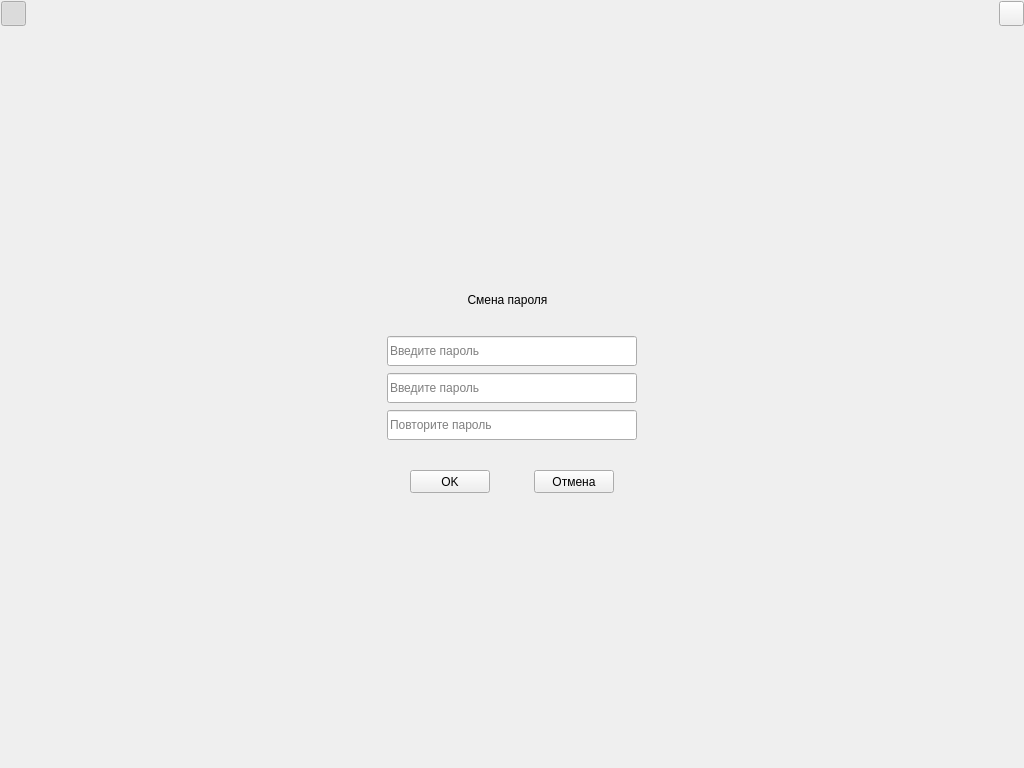
<?xml version="1.0" encoding="UTF-8"?>
<ui version="4.0">
 <class>MainWindow</class>
 <widget class="QMainWindow" name="MainWindow">
  <property name="enabled">
   <bool>true</bool>
  </property>
  <property name="geometry">
   <rect>
    <x>0</x>
    <y>0</y>
    <width>1024</width>
    <height>768</height>
   </rect>
  </property>
  <property name="windowTitle">
   <string notr="true">TaskManager</string>
  </property>
  <widget class="QWidget" name="centralwidget">
   <widget class="QWidget" name="plane" native="true">
    <property name="geometry">
     <rect>
      <x>200</x>
      <y>200</y>
      <width>624</width>
      <height>368</height>
     </rect>
    </property>
    <property name="class" stdset="0">
     <string>plane</string>
    </property>
    <widget class="QLabel" name="headerText">
     <property name="geometry">
      <rect>
       <x>80</x>
       <y>80</y>
       <width>455</width>
       <height>40</height>
      </rect>
     </property>
     <property name="layoutDirection">
      <enum>Qt::LeftToRight</enum>
     </property>
     <property name="text">
      <string>Смена пароля</string>
     </property>
     <property name="alignment">
      <set>Qt::AlignCenter</set>
     </property>
     <property name="class" stdset="0">
      <string>smallheaderText</string>
     </property>
    </widget>
    <widget class="QLineEdit" name="newpassInput">
     <property name="geometry">
      <rect>
       <x>187</x>
       <y>173</y>
       <width>250</width>
       <height>30</height>
      </rect>
     </property>
     <property name="cursor">
      <cursorShape>IBeamCursor</cursorShape>
     </property>
     <property name="contextMenuPolicy">
      <enum>Qt::ActionsContextMenu</enum>
     </property>
     <property name="acceptDrops">
      <bool>false</bool>
     </property>
     <property name="text">
      <string/>
     </property>
     <property name="echoMode">
      <enum>QLineEdit::Password</enum>
     </property>
     <property name="alignment">
      <set>Qt::AlignLeading|Qt::AlignLeft|Qt::AlignVCenter</set>
     </property>
     <property name="placeholderText">
      <string>Введите пароль</string>
     </property>
     <property name="cursorMoveStyle">
      <enum>Qt::LogicalMoveStyle</enum>
     </property>
     <property name="clearButtonEnabled">
      <bool>true</bool>
     </property>
     <property name="class" stdset="0">
      <string>textInput</string>
     </property>
    </widget>
    <widget class="QLineEdit" name="newpassInput_valid">
     <property name="geometry">
      <rect>
       <x>187</x>
       <y>210</y>
       <width>250</width>
       <height>30</height>
      </rect>
     </property>
     <property name="cursor">
      <cursorShape>IBeamCursor</cursorShape>
     </property>
     <property name="contextMenuPolicy">
      <enum>Qt::ActionsContextMenu</enum>
     </property>
     <property name="acceptDrops">
      <bool>false</bool>
     </property>
     <property name="text">
      <string/>
     </property>
     <property name="echoMode">
      <enum>QLineEdit::Password</enum>
     </property>
     <property name="alignment">
      <set>Qt::AlignLeading|Qt::AlignLeft|Qt::AlignVCenter</set>
     </property>
     <property name="placeholderText">
      <string>Повторите пароль</string>
     </property>
     <property name="cursorMoveStyle">
      <enum>Qt::LogicalMoveStyle</enum>
     </property>
     <property name="clearButtonEnabled">
      <bool>true</bool>
     </property>
     <property name="class" stdset="0">
      <string>textInput</string>
     </property>
    </widget>
    <widget class="QPushButton" name="okButton">
     <property name="geometry">
      <rect>
       <x>210</x>
       <y>270</y>
       <width>80</width>
       <height>23</height>
      </rect>
     </property>
     <property name="text">
      <string>OK</string>
     </property>
     <property name="class" stdset="0">
      <string>whiteButton</string>
     </property>
    </widget>
    <widget class="QPushButton" name="cancelButton">
     <property name="geometry">
      <rect>
       <x>334</x>
       <y>270</y>
       <width>80</width>
       <height>23</height>
      </rect>
     </property>
     <property name="text">
      <string>Отмена</string>
     </property>
     <property name="class" stdset="0">
      <string>redButton</string>
     </property>
    </widget>
    <widget class="QLineEdit" name="oldpassInput">
     <property name="geometry">
      <rect>
       <x>187</x>
       <y>136</y>
       <width>250</width>
       <height>30</height>
      </rect>
     </property>
     <property name="cursor">
      <cursorShape>IBeamCursor</cursorShape>
     </property>
     <property name="contextMenuPolicy">
      <enum>Qt::ActionsContextMenu</enum>
     </property>
     <property name="acceptDrops">
      <bool>false</bool>
     </property>
     <property name="text">
      <string/>
     </property>
     <property name="echoMode">
      <enum>QLineEdit::Password</enum>
     </property>
     <property name="alignment">
      <set>Qt::AlignLeading|Qt::AlignLeft|Qt::AlignVCenter</set>
     </property>
     <property name="placeholderText">
      <string>Введите пароль</string>
     </property>
     <property name="cursorMoveStyle">
      <enum>Qt::LogicalMoveStyle</enum>
     </property>
     <property name="clearButtonEnabled">
      <bool>true</bool>
     </property>
     <property name="class" stdset="0">
      <string>textInput</string>
     </property>
    </widget>
   </widget>
   <widget class="QPushButton" name="exitButton">
    <property name="geometry">
     <rect>
      <x>999</x>
      <y>1</y>
      <width>25</width>
      <height>25</height>
     </rect>
    </property>
    <property name="cursor">
     <cursorShape>PointingHandCursor</cursorShape>
    </property>
    <property name="focusPolicy">
     <enum>Qt::ClickFocus</enum>
    </property>
    <property name="text">
     <string/>
    </property>
    <property name="icon">
     <iconset>
      <normaloff>icons/exit_icon.png</normaloff>
      <activeoff>icons/exit_icon_hover.png</activeoff>icons/exit_icon.png</iconset>
    </property>
    <property name="iconSize">
     <size>
      <width>25</width>
      <height>25</height>
     </size>
    </property>
    <property name="checkable">
     <bool>false</bool>
    </property>
    <property name="class" stdset="0">
     <string>iconButton</string>
    </property>
   </widget>
   <widget class="QPushButton" name="pinButton">
    <property name="enabled">
     <bool>true</bool>
    </property>
    <property name="geometry">
     <rect>
      <x>1</x>
      <y>1</y>
      <width>25</width>
      <height>25</height>
     </rect>
    </property>
    <property name="cursor">
     <cursorShape>PointingHandCursor</cursorShape>
    </property>
    <property name="focusPolicy">
     <enum>Qt::ClickFocus</enum>
    </property>
    <property name="contextMenuPolicy">
     <enum>Qt::NoContextMenu</enum>
    </property>
    <property name="text">
     <string/>
    </property>
    <property name="icon">
     <iconset>
      <normaloff>icons/pin_icon.png</normaloff>
      <disabledoff>icons/pin_icon_active.png</disabledoff>
      <disabledon>icons/pin_icon_active.png</disabledon>
      <activeoff>icons/pin_icon_active.png</activeoff>
      <activeon>icons/pin_icon.png</activeon>
      <selectedoff>icons/pin_icon_active.png</selectedoff>
      <selectedon>icons/pin_icon_active.png</selectedon>icons/pin_icon.png</iconset>
    </property>
    <property name="iconSize">
     <size>
      <width>25</width>
      <height>25</height>
     </size>
    </property>
    <property name="checkable">
     <bool>true</bool>
    </property>
    <property name="checked">
     <bool>true</bool>
    </property>
    <property name="class" stdset="0">
     <string>iconButton</string>
    </property>
   </widget>
  </widget>
 </widget>
 <resources/>
 <connections/>
</ui>
